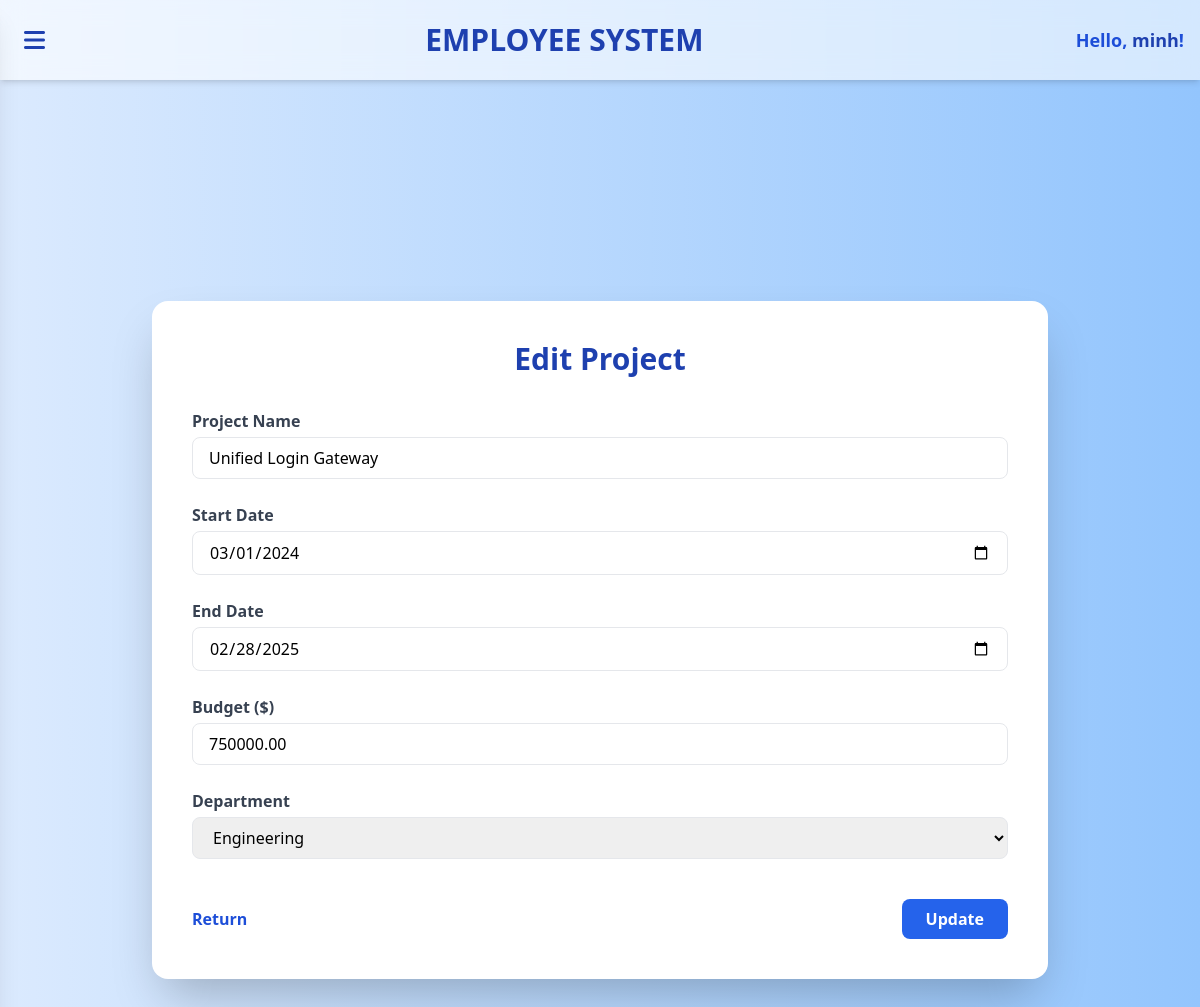
The app's page /public/project/edit/2 (signed in) with its own data.
### tables this page shows
CREATE TABLE `PROJECT` (
    `project_id` INT AUTO_INCREMENT PRIMARY KEY,
    `project_name` VARCHAR(200) NOT NULL,
    `start_date` DATE,
    `end_date` DATE,
    `budget` DECIMAL(12, 2),
    `department_id` INT NOT NULL,
    CONSTRAINT `fk_proj_dept` FOREIGN KEY (`department_id`) REFERENCES `DEPARTMENT`(`department_id`)
);

CREATE TABLE `DEPARTMENT` (
    `department_id` INT AUTO_INCREMENT PRIMARY KEY,
    `department_name` VARCHAR(100) NOT NULL,
    `location` VARCHAR(150),
    `manager_id` INT NULL  
);

### app/core/Controller.php (called while the page is built, shortened)
<?php
class Controller
{
    protected PDO $conn;
    public function __construct()
    {
        $dbPath = __DIR__ . '/../config/database.php';
        $this->conn = require $dbPath;
    }
    public function model($model)
    {
        $file = "../app/models/" . $model . ".php";
        return new $model($this->conn);
    }
    public function view($view, $data = [])
    {
        extract($data);
        require __DIR__ . "/../views/$view.php";
    }
}

### app/controllers/ProjectController.php (called while the page is built, shortened)
<?php
require_once "../app/core/Controller.php";
class ProjectController extends Controller
{
    private $projectModel;
    public function __construct() {
        $this->projectModel = $this->model("Project");
    }
    public function edit($id) {
        $project = $this->projectModel->getById($id);
        $departments = $this->projectModel->getDepartments();
        $this->view("project/edit", [
            'departments' => $departments,
            'project' => $project,
            'base_url' => $this->config['base_url']
        ]);
    }
}

### app/core/App.php (called while the page is built, shortened)
<?php
class App
{
    protected string $controllerName = 'AuthController';
    protected string $method = 'login';
    public function __construct()
    {
        $url = $this->parseUrl();
        if (!empty($url[0])) {
            $candidate = ucfirst($url[0]) . 'Controller';
            if (file_exists("../app/controllers/$candidate.php")) {
                $this->controllerName = $candidate;
                unset($url[0]);
            }
        }
        $this->controller = new $this->controllerName();
        if (!empty($url[1]) && method_exists($this->controller, $url[1])) {
            $this->method = $url[1];
            unset($url[1]);
        } else {
            $this->method = $this->controllerName === 'AuthController' ? 'login' : 'index';
        }
        $this->params = $url ? array_values($url) : [];
        call_user_func_array([$this->controller, $this->method], $this->params);
    }
    private function parseUrl(): array
    {
        $url = rtrim($_GET['url'], '/');
        $url = filter_var($url, FILTER_SANITIZE_URL);
        return explode('/', $url);
    }
}

### public/index.php (called while the page is built, shortened)
<?php
$rootPath = dirname(__DIR__);
$config = require $rootPath . '/app/config/config.php';
require_once $rootPath . '/app/core/Controller.php';
require_once $rootPath . '/app/core/App.php';
new App();

### app/config/config.php (called while the page is built)
<?php
return [
    'base_url' => '/CSDL/public',
    'debug'    => true,
    'environment' => 'local',
    'app_name'      => 'EMS - Employee Management System',
    'app_version'   => '1.0.0',
    'timezone'      => 'Asia/Ho_Chi_Minh',
    'locale'        => 'vi',
    'datetime_format' => 'Y-m-d H:i:s',
    'date_format'     => 'Y-m-d',
    'time_format'     => 'H:i:s',
    'session_name' => 'ems_session',
    'csrf_token_key' => 'ems_csrf',
    'app_salt' => 'x82asj182nasd182ASD9182asd__EMS',
    'session_lifetime' => 1800,
    'pagination' => [
        'per_page' => 15
    ],
    'log_path'       => __DIR__ . '/../../storage/logs/',
    'log_errors'     => true,
    'log_sql'        => false,
    'uploads_path'    => __DIR__ . '/../../public/uploads/',
    'uploads_url'     => '/uploads/',
];

### app/config/database.php (called while the page is built)
<?php
$dbHost = '127.0.0.1';
$dbName = 'db_employee_infomation_manager';
$dbUser = 'appuser';
$dbPass = 'ted1234';
$dbCharset = 'utf8mb4';
$dbPort = 3306;
$dsn = "mysql:host=$dbHost;dbname=$dbName;charset=$dbCharset;port=$dbPort";
try {
    $conn = new PDO($dsn, $dbUser, $dbPass, [
        PDO::ATTR_ERRMODE => PDO::ERRMODE_EXCEPTION,
        PDO::ATTR_DEFAULT_FETCH_MODE => PDO::FETCH_ASSOC,
        PDO::ATTR_EMULATE_PREPARES => false
    ]);
} catch (PDOException $e) {
    die("Database connection failed: " . $e->getMessage());
}
return $conn;

### app/models/Project.php (called while the page is built, shortened)
<?php
class Project {
    protected PDO $conn;
    public function __construct(PDO $conn) {
        $this->conn = $conn;
    }
    public function getDepartments() {
        $stmt = $this->conn->query("SELECT * FROM department ORDER BY department_name ASC");
        return $stmt->fetchAll(PDO::FETCH_ASSOC);
    }
    public function getById($id) {
        $stmt = $this->conn->prepare("SELECT * FROM project WHERE project_id = ?");
        $stmt->execute([$id]);
        return $stmt->fetch(PDO::FETCH_ASSOC);
    }
}

### app/views/project/edit.php (the view, shortened to what this page needs)
<?php require_once __DIR__ . '/../layouts/header.php'; ?>
<div class="bg-gradient-to-r from-blue-100 to-blue-300 min-h-screen flex items-center justify-center py-10">
    <div class="bg-white shadow-2xl rounded-2xl p-10 w-full max-w-4xl mx-auto">
        <h1 class="text-3xl font-bold text-center text-blue-800 mb-8">Edit Project</h1>
        <form action="<?= $base_url ?>/project/edit/<?= $project['project_id'] ?>" method="POST" class="grid grid-cols-1 gap-6">
            <div>
                <label class="block font-semibold text-gray-700 mb-1">Project Name</label>
                <input name="project_name" type="text"
                       value="<?= htmlspecialchars($project['project_name'] ?? '') ?>"
                       class="w-full px-4 py-2 border rounded-lg focus:ring-2 focus:ring-blue-400 outline-none" required>
            </div>
            <div>
                <label class="block font-semibold text-gray-700 mb-1">Start Date</label>
                <input name="start_date" type="date"
                       value="<?= htmlspecialchars($project['start_date'] ?? '') ?>"
                       class="w-full px-4 py-2 border rounded-lg focus:ring-2 focus:ring-blue-400 outline-none" required>
            </div>
            <div>
                <label class="block font-semibold text-gray-700 mb-1">End Date</label>
                <input name="end_date" type="date"
                       value="<?= htmlspecialchars($project['end_date'] ?? '') ?>"
                       class="w-full px-4 py-2 border rounded-lg focus:ring-2 focus:ring-blue-400 outline-none">
            </div>
            <div>
                <label class="block font-semibold text-gray-700 mb-1">Budget ($)</label>
                <input name="budget" type="number" step="0.01"
                       value="<?= htmlspecialchars($project['budget'] ?? '') ?>"
                       class="w-full px-4 py-2 border rounded-lg focus:ring-2 focus:ring-blue-400 outline-none" required>
            </div>
            <div>
                <label class="block font-semibold text-gray-700 mb-1">Department</label>
                <select name="department_id" class="w-full px-4 py-2 border rounded-lg focus:ring-2 focus:ring-blue-400 outline-none" required>
                    <?php foreach ($departments as $dept): ?>
                        <option value="<?= $dept['department_id'] ?>"
                            <?= ($project['department_id'] ?? '') == $dept['department_id'] ? 'selected' : '' ?>>
                            <?= htmlspecialchars($dept['department_name']) ?>
                        </option>
                    <?php endforeach; ?>
                </select>
            </div>
            <div class="flex justify-between items-center mt-4">
                <a href="<?= $base_url ?>/project" class="text-blue-700 font-semibold hover:underline">Return</a>
                <button type="submit" class="bg-blue-600 text-white px-6 py-2 rounded-lg font-bold hover:bg-blue-700 transition">Update</button>
            </div>
        </form>
    </div>
</div>
<?php require_once __DIR__ . '/../layouts/footer.php'; ?>

### records on screen
project: project_name "Unified Login Gateway", start_date "03/01/2024", end_date "02/28/2025", budget "750000.00", department_id "Engineering"

### other values on screen
$user['username'] "minh"
